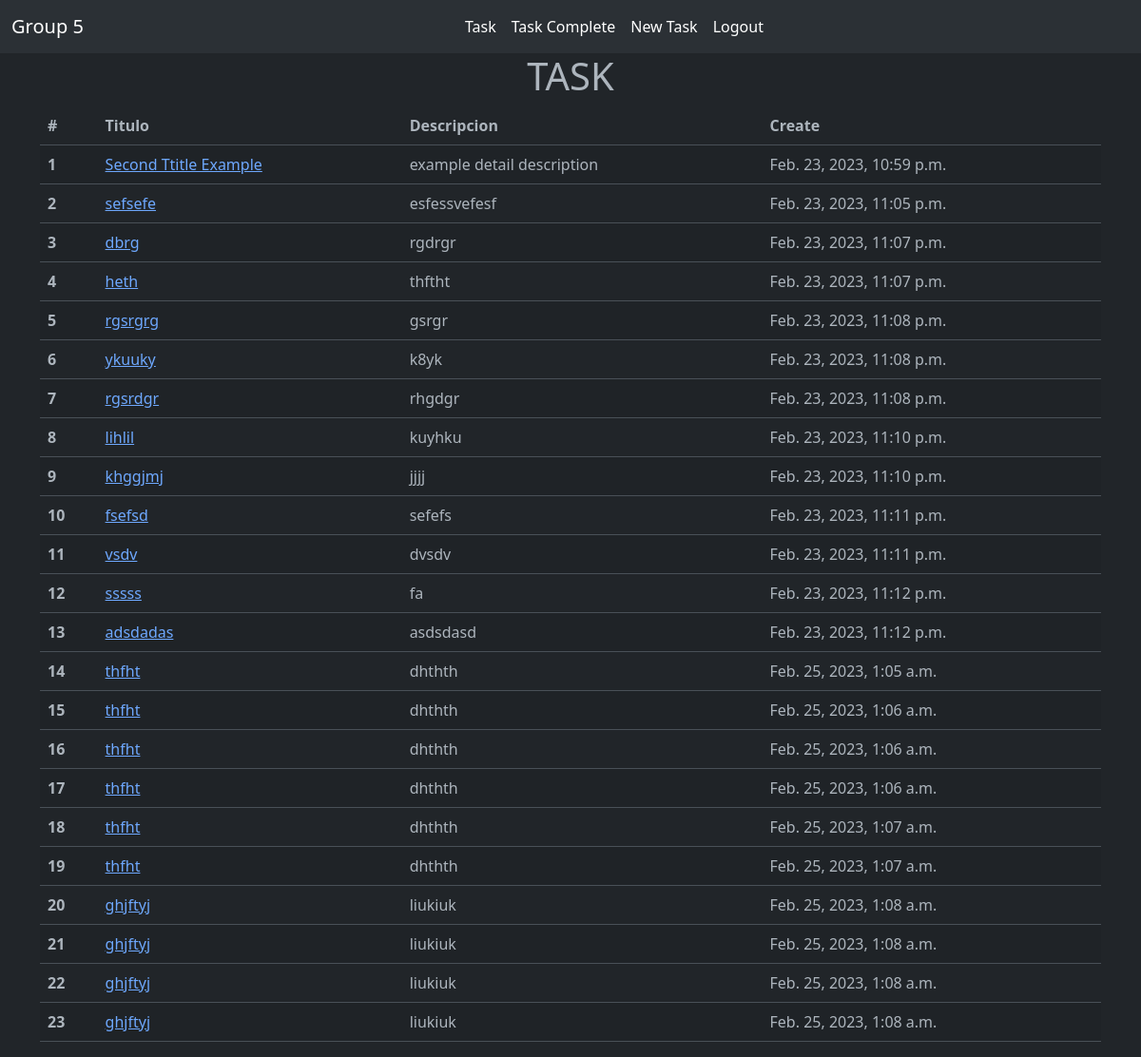
Page /task/ (signed in) on the committed database.
### Login/models.py (models this page shows)
class Task(models.Model):
    title = models.CharField(max_length=100)
    descripcion = models.TextField(blank=True)
    create = models.DateTimeField(auto_now_add=True)
    datecomplete = models.DateTimeField(null=True, blank=True)
    important = models.BooleanField(default=False)
    user = models.ForeignKey(User, on_delete = models.CASCADE)
    def __str__(self) -> str:
        return f'[{str(self.create).split(".")[0]}] [USER: {self.user}]: {self.title}'

### Login/views.py (the view)
# urls.py: path("task/", views.task, name='task'), #All
@login_required
def task(requests):
    task = Task.objects.filter(user= requests.user, datecomplete__isnull = True)
    print(task)
    return render(requests, 'task.html',
                  {"tasks": task}
                  )

### Login/templates/task.html
{% extends 'base.html' %}
{% block content %}
<main class="container">
  <h1 class="card-body text-center">
    TASK
  </h1>
  <table class="table table-striped">
      <thead>
        <tr>
          <th scope="col">#</th>
          <th scope="col">Titulo</th>
          <th scope="col">Descripcion</th>
          <th scope="col">Create</th>
        </tr>
      </thead>
      <tbody>
      {% for task in tasks %}
        <tr>
          <th scope="row">{{ forloop.counter }}</th>
          <td>
            <a href="{% url 'taskdetails' task.id%}">
            {{task.title}}
            </a>
          </td>
          <td>{{task.descripcion}}</td>
          <td>{{task.create}}</td>
        </tr>
      {% endfor %}
      </tbody>
    </table>
</main>
{% endblock %}

### Login/templates/base.html (shortened to what this page needs)
<!DOCTYPE html>
<html lang="en" data-bs-theme = "dark">
<head>
    <link rel="stylesheet" href="https://cdn.jsdelivr.net/npm/bootstrap@5.3.0-alpha1/dist/css/bootstrap.min.css">
</head>
<body>
    <nav class="navbar navbar-expand-lg bg-body-tertiary">
        <div class="container-fluid">
          <a class="navbar-brand" href="/">Group 5</a>
          <div class="collapse navbar-collapse" id="navbarSupportedContent">
            <ul class="navbar-nav me-auto mb-2 mb-lg-0 ms-auto">
              {% if user.is_authenticated %}
              <li class="nav-item">
                <a class="nav-link active" aria-current="page" href="/task">Task</a>
              </li>
              <li class="nav-item">
                <a class="nav-link active" aria-current="page" href="/task/complete">Task Complete</a>
              </li>
              <li class="nav-item">
                <a class="nav-link active" aria-current="page" href="/task/newtask">New Task</a>
              </li>
              <li class="nav-item">
                <a class="nav-link active" aria-current="page" href="/logout">Logout</a>
              </li>
              {% else %}
              <li class="nav-item">
                <a class="nav-link active" aria-current="page" href="/login">Login</a>
              </li>
              {% endif %}
            </ul>
          </div>
        </div>
      </nav>
    {% block content %}
    {% endblock %}
</body>
</html>

### rows in the picture
Task: title "Second Ttitle Example", descripcion "example detail description", create "Feb. 23, 2023, 10:59 p.m."
Task: title "sefsefe", descripcion "esfessvefesf", create "Feb. 23, 2023, 11:05 p.m."
Task: title "dbrg", descripcion "rgdrgr", create "Feb. 23, 2023, 11:07 p.m."
Task: title "heth", descripcion "thftht", create "Feb. 23, 2023, 11:07 p.m."
Task: title "rgsrgrg", descripcion "gsrgr", create "Feb. 23, 2023, 11:08 p.m."
Task: title "ykuuky", descripcion "k8yk", create "Feb. 23, 2023, 11:08 p.m."
Task: title "rgsrdgr", descripcion "rhgdgr", create "Feb. 23, 2023, 11:08 p.m."
Task: title "lihlil", descripcion "kuyhku", create "Feb. 23, 2023, 11:10 p.m."
Task: title "khggjmj", descripcion "jjjj", create "Feb. 23, 2023, 11:10 p.m."
Task: title "fsefsd", descripcion "sefefs", create "Feb. 23, 2023, 11:11 p.m."
Task: title "vsdv", descripcion "dvsdv", create "Feb. 23, 2023, 11:11 p.m."
Task: title "sssss", descripcion "fa", create "Feb. 23, 2023, 11:12 p.m."
Task: title "adsdadas", descripcion "asdsdasd", create "Feb. 23, 2023, 11:12 p.m."
Task: title "thfht", descripcion "dhthth", create "Feb. 25, 2023, 1:05 a.m."
Task: title "thfht", descripcion "dhthth", create "Feb. 25, 2023, 1:06 a.m."
Task: title "thfht", descripcion "dhthth", create "Feb. 25, 2023, 1:06 a.m."
Task: title "thfht", descripcion "dhthth", create "Feb. 25, 2023, 1:06 a.m."
Task: title "thfht", descripcion "dhthth", create "Feb. 25, 2023, 1:07 a.m."
Task: title "thfht", descripcion "dhthth", create "Feb. 25, 2023, 1:07 a.m."
Task: title "ghjftyj", descripcion "liukiuk", create "Feb. 25, 2023, 1:08 a.m."
Task: title "ghjftyj", descripcion "liukiuk", create "Feb. 25, 2023, 1:08 a.m."
Task: title "ghjftyj", descripcion "liukiuk", create "Feb. 25, 2023, 1:08 a.m."
Task: title "ghjftyj", descripcion "liukiuk", create "Feb. 25, 2023, 1:08 a.m."
